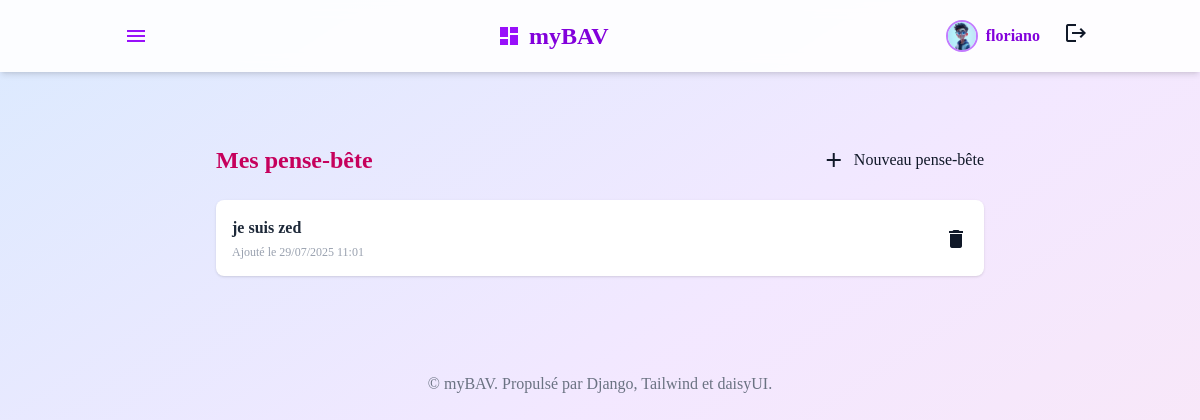
The app's page /pensees/ (signed in) with its own data.
### bav/models.py (models this page shows, shortened)
class User(models.Model):
    username = models.CharField(max_length=150, unique=True)
    email = models.EmailField(unique=True)
    password = models.CharField(max_length=128)
    first_name = models.CharField(max_length=30, blank=True)
    last_name = models.CharField(max_length=30, blank=True)
    date_of_birth = models.DateField(null=True, blank=True)
    profile_picture = models.ImageField(upload_to='profile_pictures/', null=True, blank=True)
    date_joined = models.DateTimeField(auto_now_add=True)
    last_login = models.DateTimeField(null=True, blank=True)
    is_active = models.BooleanField(default=True)
    role = models.CharField(max_length=50, choices=[('admin', 'Admin'), ('user', 'User')], default='user')
    isDeleted = models.BooleanField(default=False)

class Pensee_Bete(models.Model):
    user = models.ForeignKey(User, on_delete=models.CASCADE, related_name='pensees_bete')
    content = models.TextField()
    created_at = models.DateTimeField(auto_now_add=True)
    updated_at = models.DateTimeField(auto_now=True)
    isDeleted = models.BooleanField(default=False)

### bav/views.py (the view)
# urls.py: path('pensees/', views.pensee_bete_list, name='pensee_bete_list'),
def pensee_bete_list(request):
    user = get_current_user(request)
    if not user:
        return redirect('login')
    pensees = Pensee_Bete.objects.filter(user=user, isDeleted=False).order_by('-created_at')
    return render(request, 'pensees/list.html', {'pensees': pensees, 'user': user})

### bav/views.py (called while the page is built)
def get_current_user(request):
    user_id = request.session.get('user_id')
    if user_id:
        try:
            return User.objects.get(id=user_id)
        except User.DoesNotExist:
            return None
    return None

### theme/templates/pensees/list.html (shortened to what this page needs)
{% extends "base.html" %}
{% block content %}
<div class="max-w-3xl mx-auto py-10">
    <div class="flex items-center justify-between mb-6">
        <h2 class="text-2xl font-bold text-pink-700">Mes pense-bête</h2>
        <a href="{% url 'pensee_bete_create' %}" class="btn btn-primary flex items-center gap-2">
            <span class="material-icons text-lg">add</span> Nouveau pense-bête
        </a>
    </div>
    <ul class="divide-y rounded-lg bg-white shadow">
        {% for pensee in pensees %}
            <li class="py-4 px-4 flex justify-between items-center hover:bg-pink-50 transition">
                <div>
                    <span class="font-semibold text-gray-800">{{ pensee.content|truncatechars:80 }}</span>
                    <div class="text-xs text-gray-400 mt-1">Ajouté le {{ pensee.created_at|date:"d/m/Y H:i" }}</div>
                </div>
                <form method="post" action="{% url 'pensee_bete_delete' pensee.id %}" class="ml-4">
                    <button class="btn btn-error btn-xs" onclick="return confirm('Supprimer ce pense-bête ?')">
                        <span class="material-icons text-base align-middle">delete</span>
                    </button>
                </form>
            </li>
        {% empty %}
            <li class="py-6 text-center text-gray-400">Aucun pense-bête enregistré.</li>
        {% endfor %}
    </ul>
</div>
{% endblock %}

### theme/templates/base.html (shortened to what this page needs)
{% load static tailwind_tags %}
<!DOCTYPE html>
<html lang="fr">
<head>
    <link href="https://cdnjs.cloudflare.com/ajax/libs/font-awesome/6.0.0/css/all.min.css" rel="stylesheet">
    {% tailwind_css %}
</head>
<body class="bg-gradient-to-br from-blue-100 via-purple-100 to-pink-100 text-gray-900 font-serif min-h-screen">
    <nav class="bg-white/90 backdrop-blur sticky top-0 z-20 shadow-md">
        <div class="container mx-auto flex items-center justify-between py-4 px-4 md:px-6">
            <div class="relative">
                <button id="menu-btn" class="flex items-center px-3 py-2 rounded hover:bg-purple-100 transition focus:outline-none">
                    <span class="material-icons text-purple-600">menu</span>
                </button>
            </div>
            <a href="{% url 'home' %}" class="flex items-center space-x-2">
                <span class="material-icons text-purple-600 text-3xl">dashboard</span>
                <span class="font-bold text-2xl text-purple-700">myBAV</span>
            </a>
            <div class="flex items-center space-x-4">
                {% if user %}
                    <div class="flex items-center space-x-2">
                        {% if user.profile_picture %}
                            <img src="{{ user.profile_picture.url }}" alt="Profil" class="w-8 h-8 rounded-full object-cover border-2 border-purple-400">
                        {% else %}
                            <span class="inline-flex items-center justify-center w-8 h-8 rounded-full bg-purple-200 text-purple-700 font-bold border-2 border-purple-400">
                                {{ user.first_name|default:user.username|slice:":1"|upper }}
                            </span>
                        {% endif %}
                        <span class="text-purple-700 font-semibold hidden sm:inline">{{ user.username }}</span>
                    </div>
                    <a href="{% url 'logout' %}" class="btn btn-sm btn-outline btn-error ml-2" title="Déconnexion">
                        <span class="material-icons">logout</span>
                    </a>
                {% else %}
                    <a href="{% url 'login' %}" class="btn btn-sm btn-primary">Connexion</a>
                    <a href="{% url 'register' %}" class="btn btn-sm btn-outline btn-primary">Inscription</a>
                {% endif %}
            </div>
        </div>
    </nav>
    <main class="container mx-auto px-4 py-8">
        {% block content %}{% endblock %}
    </main>
    <footer class="text-center py-6 text-gray-500">
        &copy; {{ now|date:"Y" }} myBAV. Propulsé par Django, Tailwind et daisyUI.
    </footer>
</body>
</html>

### records on screen
User: profile_picture (picture), username "floriano"
Pensee_Bete: content "je suis zed", created_at "29/07/2025 11:01"
